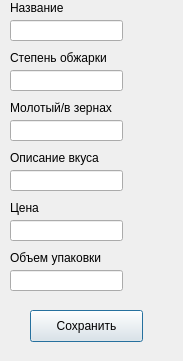
<?xml version="1.0" encoding="UTF-8"?>
<ui version="4.0">
 <class>Dialog</class>
 <widget class="QDialog" name="Dialog">
  <property name="geometry">
   <rect>
    <x>0</x>
    <y>0</y>
    <width>183</width>
    <height>361</height>
   </rect>
  </property>
  <property name="windowTitle">
   <string>Dialog</string>
  </property>
  <widget class="QLabel" name="label">
   <property name="geometry">
    <rect>
     <x>10</x>
     <y>0</y>
     <width>60</width>
     <height>16</height>
    </rect>
   </property>
   <property name="text">
    <string>Название</string>
   </property>
  </widget>
  <widget class="QLabel" name="label_2">
   <property name="geometry">
    <rect>
     <x>10</x>
     <y>50</y>
     <width>121</width>
     <height>16</height>
    </rect>
   </property>
   <property name="text">
    <string>Степень обжарки</string>
   </property>
  </widget>
  <widget class="QLabel" name="label_3">
   <property name="geometry">
    <rect>
     <x>10</x>
     <y>200</y>
     <width>60</width>
     <height>16</height>
    </rect>
   </property>
   <property name="text">
    <string>Цена</string>
   </property>
  </widget>
  <widget class="QLabel" name="label_4">
   <property name="geometry">
    <rect>
     <x>10</x>
     <y>100</y>
     <width>131</width>
     <height>16</height>
    </rect>
   </property>
   <property name="text">
    <string>Молотый/в зернах</string>
   </property>
  </widget>
  <widget class="QLabel" name="label_5">
   <property name="geometry">
    <rect>
     <x>10</x>
     <y>150</y>
     <width>111</width>
     <height>16</height>
    </rect>
   </property>
   <property name="text">
    <string>Описание вкуса</string>
   </property>
  </widget>
  <widget class="QLabel" name="label_6">
   <property name="geometry">
    <rect>
     <x>10</x>
     <y>250</y>
     <width>121</width>
     <height>16</height>
    </rect>
   </property>
   <property name="text">
    <string>Объем упаковки</string>
   </property>
  </widget>
  <widget class="QLineEdit" name="nameEdit">
   <property name="geometry">
    <rect>
     <x>10</x>
     <y>20</y>
     <width>113</width>
     <height>21</height>
    </rect>
   </property>
  </widget>
  <widget class="QLineEdit" name="roastEdit">
   <property name="geometry">
    <rect>
     <x>10</x>
     <y>70</y>
     <width>113</width>
     <height>21</height>
    </rect>
   </property>
  </widget>
  <widget class="QLineEdit" name="groundOrWholeEdit">
   <property name="geometry">
    <rect>
     <x>10</x>
     <y>120</y>
     <width>113</width>
     <height>21</height>
    </rect>
   </property>
  </widget>
  <widget class="QLineEdit" name="flavorDescriptionEdit">
   <property name="geometry">
    <rect>
     <x>10</x>
     <y>170</y>
     <width>113</width>
     <height>21</height>
    </rect>
   </property>
  </widget>
  <widget class="QLineEdit" name="priceEdit">
   <property name="geometry">
    <rect>
     <x>10</x>
     <y>220</y>
     <width>113</width>
     <height>21</height>
    </rect>
   </property>
  </widget>
  <widget class="QLineEdit" name="packagingVolumeEdit">
   <property name="geometry">
    <rect>
     <x>10</x>
     <y>270</y>
     <width>113</width>
     <height>21</height>
    </rect>
   </property>
  </widget>
  <widget class="QPushButton" name="saveButton">
   <property name="geometry">
    <rect>
     <x>30</x>
     <y>310</y>
     <width>113</width>
     <height>32</height>
    </rect>
   </property>
   <property name="text">
    <string>Сохранить</string>
   </property>
  </widget>
 </widget>
 <resources/>
 <connections/>
</ui>
